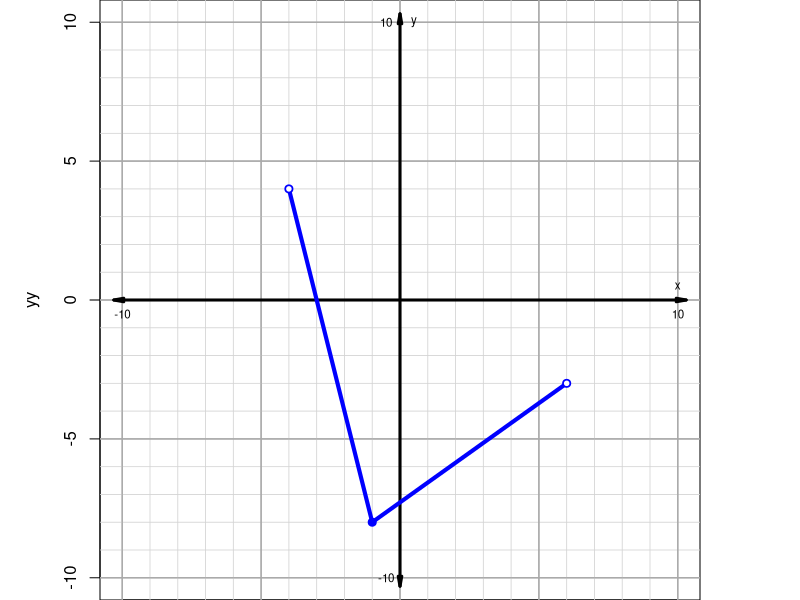
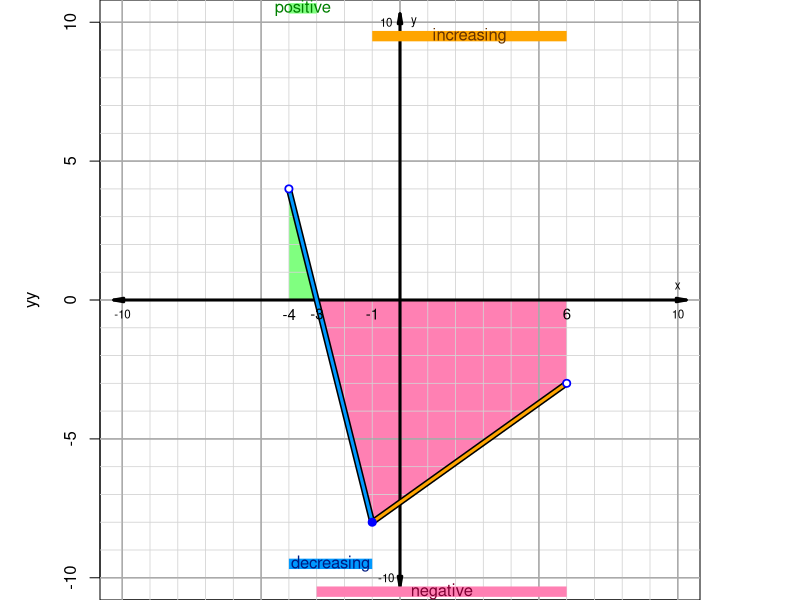

Reproduce these figures in R, in order.
## ---- chunk 1
while(T){
    xy = sample(-9:9,6)
    x = sort(xy[1:3])
    y = xy[4:6]
    
    xx1 = seq(x[1],x[2],1)
    xx2 = seq(x[2],x[3],1)
    yy1 = (y[2]-y[1])/(x[2]-x[1])*(xx1-x[1])+y[1]
    yy2 = (y[3]-y[2])/(x[3]-x[2])*(xx2-x[2])+y[2]
    xx = c(xx1,xx2)
    yy = c(yy1,yy2)
    
    if(abs(sum(sign(y)))==1 && (sign(y[2])==sign(y[1]) || sign(y[2])==sign(y[3])) && sum(yy==0)==1 && (y[2]==max(y) || y[2]==min(y)) && x[3]-x[1]>4){break}
}

if(y[2]==max(y)){
    mami = "maximum"
    lp = "("
    rp = "]"
    incl = x[1]
    incr = x[2]
    decl = x[2]
    decr = x[3]
    col1 = "orange"
    col1t = rgb(0.4,0.2,0)
    tex1 = "increasing"
    col2 = rgb(0,0.6,1)
    col2t = rgb(0,0.1,0.5)
    tex2 = "decreasing"
    yy1 = 9.5
    yy2 = -9.5
}
if(y[2]==min(y)){
    mami = "minimum"
    lp = "["
    rp = ")"
    incl = x[2]
    incr = x[3]
    decl = x[1]
    decr = x[2]
    col2 = "orange"
    col2t = rgb(0.4,0.2,0)
    tex2 = "increasing"
    col1 = rgb(0,0.6,1)
    col1t = rgb(0,0.1,0.5)
    tex1 = "decreasing"
    yy1 = -9.5
    yy2 = 9.5
}

posl = min(xx[yy>=0])
posr = max(xx[yy>=0])
negl = min(xx[yy<=0])
negr = max(xx[yy<=0])

doml = x[1]
domr = x[3]
ranl = min(y)
ranr = max(y)

relx = x[2]
rely = y[2]

ach = -9:9
al = paste0("* ",ach,collapse="\n")

sols = c(posl,posr,
         negl,negr,
         incl,incr,
         decl,decr,
         doml,domr,
         ranl,ranr,
         relx,rely)

fal = paste0(rep(al,length(sols)),collapse="\n")

sol = character()
for(ss in sols){
    sol = c(sol,paste0(1*(ach==ss),collapse=""))
}

fsol = paste0(sol,collapse="|")

## ---- chunk 2
par(mar=c(0,0,0,0),pty="s")
plot(xx,yy,"l",xlim=c(-10,10),ylim=c(-10,10))

for(i in -10:10){
    if(i%%5==0){
        abline(h=i,col="darkgrey",lwd=1.2)
        abline(v=i,col="darkgrey",lwd=1.2)
    } else {
        abline(h=i,col="lightgrey",lwd=0.8)
        abline(v=i,col="lightgrey",lwd=0.8)
    }
}
for(i in seq(-10,10,5)){
    abline(h=i,col="darkgrey",lwd=1.2)
    abline(v=i,col="darkgrey",lwd=1.2)
}

arrows(-10.3,0,10.3,0,0.1,10,3,lwd=3)
arrows(0,-10.3,0,10.3,0.1,10,3,lwd=3)
text(10,-0.5,10,cex=0.7)
text(-10,-0.5,-10,cex=0.7)
text(-0.5,10,10,cex=0.7)
text(-0.5,-10,-10,cex=0.7)
text(10,0.5,"x",cex=0.7)
text(0.5,10,"y",cex=0.7)

lines(xx,yy,lwd=4,col="blue")
points(x,y,pch=20,col="blue",cex=1.6)
points(x[c(1,3)],y[c(1,3)],pch=20,col="white",cex=0.9)
# points(x,y,pch=20,col="white")

## ---- chunk 3
par(mar=c(0,0,0,0),pty="s")
plot(xx,yy,"l",xlim=c(-10,10),ylim=c(-10,10))

polygon(c(min(xx[yy>=0]),xx[yy>=0],max(xx[yy>=0])),c(0,yy[yy>=0],0),lwd=4,col=rgb(0.5,1,0.5),border=NA)
polygon(c(min(xx[yy<=0]),xx[yy<=0],max(xx[yy<=0])),c(0,yy[yy<=0],0),lwd=4,col=rgb(1,0.5,0.7),border=NA)

for(i in -10:10){
    if(i%%5==0){
        abline(h=i,col="darkgrey",lwd=1.2)
        abline(v=i,col="darkgrey",lwd=1.2)
    } else {
        abline(h=i,col="lightgrey",lwd=0.8)
        abline(v=i,col="lightgrey",lwd=0.8)
    }
}
for(i in seq(-10,10,5)){
    abline(h=i,col="darkgrey",lwd=1.2)
    abline(v=i,col="darkgrey",lwd=1.2)
}

arrows(-10.3,0,10.3,0,0.1,10,3,lwd=3)
arrows(0,-10.3,0,10.3,0.1,10,3,lwd=3)
text(10,-0.5,10,cex=0.7)
text(-10,-0.5,-10,cex=0.7)
text(-0.5,10,10,cex=0.7)
text(-0.5,-10,-10,cex=0.7)
text(10,0.5,"x",cex=0.7)
text(0.5,10,"y",cex=0.7)

lines(x[c(1,2)],y[c(1,2)],lwd=6,col="black")
lines(x[c(1,2)],y[c(1,2)],lwd=3,col=col1)
lines(x[c(2,3)],y[c(2,3)],lwd=6,col="black")
lines(x[c(2,3)],y[c(2,3)],lwd=3,col=col2)

lines(c(min(xx[yy>=0]),max(xx[yy>=0])),c(10.5,10.5),lwd=10,col=rgb(0.5,1,0.5),lend=3)
text(mean(c(min(xx[yy>=0]),max(xx[yy>=0]))),10.5,"positive",col=rgb(0,0.5,0))
lines(c(min(xx[yy<=0]),max(xx[yy<=0])),c(-10.5,-10.5),lwd=10,col=rgb(1,0.5,0.7),lend=3)
text(mean(c(min(xx[yy<=0]),max(xx[yy<=0]))),-10.5,"negative",col=rgb(0.5,0,0.2))
lines(x[c(1,2)],c(yy1,yy1),lwd=10,col=col1,lend=3)
text(mean(x[c(1,2)]),yy1,tex1,col=col1t)
lines(x[c(2,3)],c(yy2,yy2),lwd=10,col=col2,lend=3)
text(mean(x[c(2,3)]),yy2,tex2,col=col2t)

points(x,y,pch=20,col="blue",cex=1.6)
points(x[c(1,3)],y[c(1,3)],pch=20,col="white",cex=0.9)
# points(x,y,pch=20,col="white")


text(x,-0.5,x,cex=0.9)

text(xx[yy==0],-0.5,xx[yy==0],cex=0.9)
